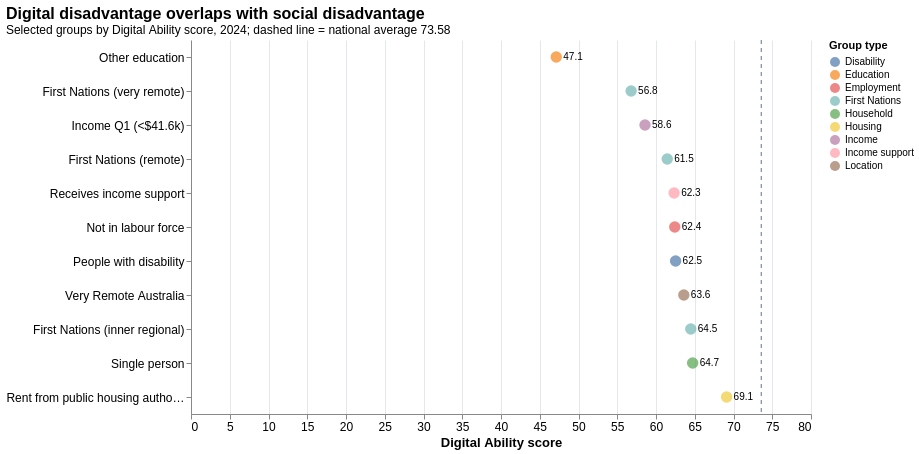

This figure's Vega-Lite source:
### Vega-Lite specification from a JSON file in a GitHub repository (floating-point values rounded to 4 significant figures)
{"$schema": "https://vega.github.io/schema/vega-lite/v5.json", "description": "Selected disadvantaged groups by Digital Ability score, 2024.", "title": {"text": "Digital disadvantage overlaps with social disadvantage", "subtitle": "Selected groups by Digital Ability score, 2024; dashed line = national average 73.58"}, "width": 620, "height": {"step": 34}, "data": {"values": [{"group": "Other education", "category": "Education", "score": 47.13}, {"group": "First Nations (very remote)", "category": "First Nations", "score": 56.79}, {"group": "Income Q1 (<$41.6k)", "category": "Income", "score": 58.58}, {"group": "First Nations (remote)", "category": "First Nations", "score": 61.45}, {"group": "Receives income support", "category": "Income support", "score": 62.34}, {"group": "Not in labour force", "category": "Employment", "score": 62.42}, {"group": "People with disability", "category": "Disability", "score": 62.53}, {"group": "Very Remote Australia", "category": "Location", "score": 63.59}, {"group": "First Nations (inner regional)", "category": "First Nations", "score": 64.49}, {"group": "Single person", "category": "Household", "score": 64.73}, {"group": "Rent from public housing authority", "category": "Housing", "score": 69.11}]}, "layer": [{"data": {"values": [{"score": 73.58}]}, "mark": {"type": "rule", "strokeDash": [4, 4], "color": "#64748b"}, "encoding": {"x": {"field": "score", "type": "quantitative"}}}, {"mark": {"type": "point", "filled": true, "size": 130}, "encoding": {"x": {"field": "score", "type": "quantitative", "title": "Digital Ability score", "scale": {"domain": [40, 80]}}, "y": {"field": "group", "type": "nominal", "title": null, "sort": "x"}, "color": {"field": "category", "type": "nominal", "title": "Group type"}, "tooltip": [{"field": "group", "type": "nominal", "title": "Group"}, {"field": "category", "type": "nominal", "title": "Type"}, {"field": "score", "type": "quantitative", "title": "Digital Ability", "format": ".2f"}]}}, {"mark": {"type": "text", "align": "left", "dx": 7, "baseline": "middle", "fontSize": 10}, "encoding": {"x": {"field": "score", "type": "quantitative"}, "y": {"field": "group", "type": "nominal", "sort": "x"}, "text": {"field": "score", "type": "quantitative", "format": ".1f"}}}], "config": {"view": {"stroke": null}, "axis": {"labelFontSize": 12, "titleFontSize": 13, "gridColor": "#e5e7eb"}, "title": {"fontSize": 16, "subtitleFontSize": 12, "anchor": "start"}}}
